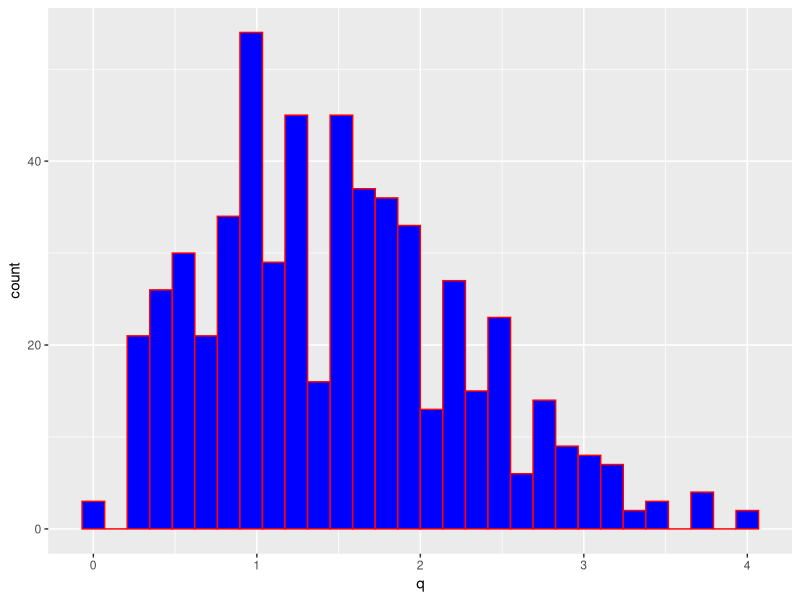
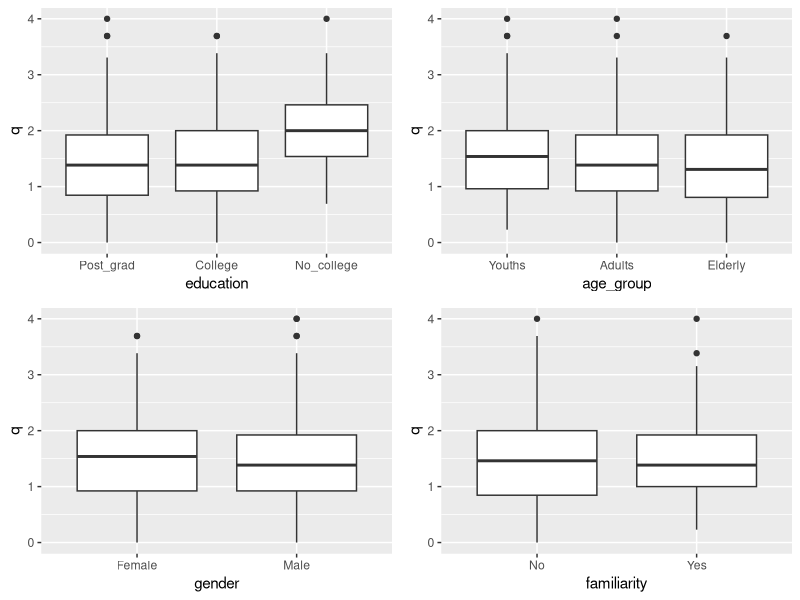
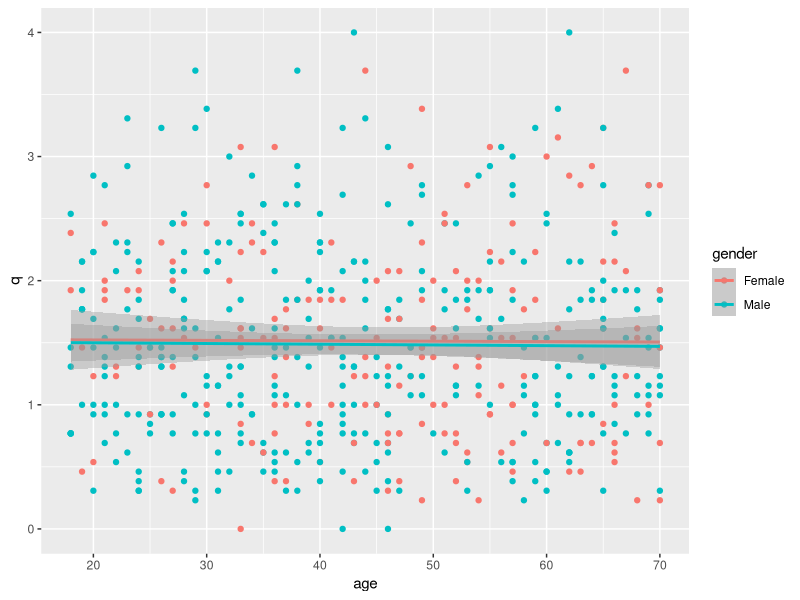

The R script that drew these images, in order:
## ---- chunk 1
knitr::opts_chunk$set(echo = FALSE)
library(tidyverse, quietly = T)
## ---- chunk 2
raw_data <- read_csv("covid_africa_data_untouched.csv")
names(raw_data) 
renamed_data <- raw_data %>% 
  rename_with(.cols = 11:23, .fn = ~ paste0("q", 1:13)) %>%
  rename(familiarity = contains("Do you know anyone"))
names(renamed_data[,c(8,11:23)])
## ---- chunk 3
df1 <- renamed_data %>% mutate(gender = factor(Gender), 
         age_group = factor(`Age class`), 
         education = factor(`Highest level of education`), 
         familiarity = factor(familiarity)) %>%
  select(gender, age_group, education,  familiarity, q1:q13)
## ---- chunk 4
table(df1$age_group) 
# collapsing age class varible to three categories
levels(df1$age_group) <- list("Youths" = c("Less than 18 years", "18 - 24 years", "25 - 29 years"), 
                        "Adults" = c("30 - 34 years", "35 - 39 years", "40 - 49 years"), 
                        "Elderly" = c("50 - 59 years", "60 - 69 years", "70 years and above"))
sum(is.na(df1$age_group)) #checking missing values

table(df1$education)
levels(df1$education) <- list("Post_grad" =  "Post Graduate level", 
                              "College" = "Tertiary education",
                              "No_college" = c("No formal education", "Primary/Basic education", "Secondary/high school/form 4/5 education"))

table(df1$education)
sum(is.na(renamed_data$`Highest level of education`)) #checking na in raw data
sum(is.na(df1$education)) #checking NA's after manipulation

## ---- chunk 5
df1[df1 == "Strongly Disagree"] <- "0"
df1[df1 == "Disagree"] <- "0"
df1[df1 == "Neutral"] <- "1"
df1[df1=="Agree"] <- "4"
df1[df1=="Strongly Agree"] <- "4"
head(df1)
class(df1$q1)
df1[, 5:17] <- lapply(df1[, 5:17], as.numeric)
class(df1$q1)
head(df1)
df1$q <- rowMeans(subset(df1, select = q1:q13), na.rm = T)
head(df1)

df <- df1 %>% select(gender, age_group, education, familiarity, q )
head(df)
## ---- chunk 6
ggplot(df, aes(q))+geom_histogram(color = "red", fill="blue")
## ---- chunk 7
fit <- lm(q~gender+age_group+education+familiarity, data = df)
summary(fit)
## ---- chunk 8
#check a suspect interaction
model1 <- lm(q~gender+age_group+education+familiarity+familiarity:education, data = df)
summary(model1)
## ---- chunk 9
require(gridExtra)
p1 <- df %>% ggplot(aes(x=education, y=q))+ 
 geom_boxplot()
p2 <- df %>% ggplot(aes(age_group, y=q))+geom_boxplot()
p3 <- ggplot(df, aes(gender, q,))+geom_boxplot()
p4 <- ggplot(df, aes(familiarity, q))+geom_boxplot()
grid.arrange(p1, p2, p3, p4, ncol =2)

## ---- chunk 10
df2 <- df
age_img <- sample(18:70, size = 563, replace = TRUE)
df2$age <- age_img
df2 <- df2 %>% relocate(age, .before = q)
head(df2)
df2 %>% ggplot(aes(x=age, y = q, color = gender))+
  geom_point()+geom_smooth(method = "lm")

